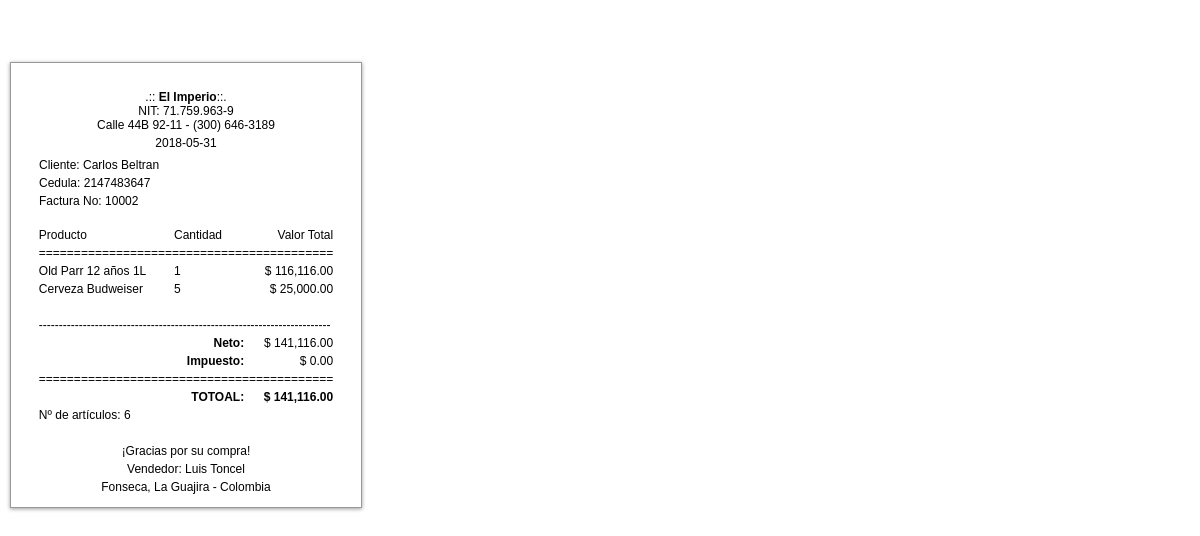
Page /extensiones/ticket/exTicket.php?codigo=10002 on the committed database.
### tables this page shows
CREATE TABLE `ventas` (
  `id` int(11) NOT NULL,
  `codigo` int(11) NOT NULL,
  `id_cliente` int(11) NOT NULL,
  `id_vendedor` int(11) NOT NULL,
  `productos` text NOT NULL,
  `barcode` int(11) NOT NULL,
  `impuesto` float NOT NULL,
  `neto` float NOT NULL,
  `total` float NOT NULL,
  `metodo_pago` text NOT NULL,
  `fecha` timestamp NOT NULL DEFAULT CURRENT_TIMESTAMP ON UPDATE CURRENT_TIMESTAMP
);

CREATE TABLE `clientes` (
  `id` int(11) NOT NULL,
  `nombre` text NOT NULL,
  `documento` int(11) NOT NULL,
  `email` text NOT NULL,
  `telefono` text NOT NULL,
  `direccion` text NOT NULL,
  `fecha_nacimiento` date NOT NULL,
  `compras` int(11) NOT NULL,
  `ultima_compra` datetime NOT NULL,
  `fecha` timestamp NOT NULL DEFAULT CURRENT_TIMESTAMP ON UPDATE CURRENT_TIMESTAMP
);

CREATE TABLE `productos` (
  `id` int(11) NOT NULL,
  `id_categoria` int(11) NOT NULL,
  `codigo` text NOT NULL,
  `descripcion` text NOT NULL,
  `imagen` text NOT NULL,
  `stock` int(11) NOT NULL,
  `barcode` text NOT NULL,
  `precio_compra` float NOT NULL,
  `precio_venta` float NOT NULL,
  `ventas` int(11) NOT NULL,
  `fecha` timestamp NOT NULL DEFAULT CURRENT_TIMESTAMP ON UPDATE CURRENT_TIMESTAMP
);

CREATE TABLE `usuarios` (
  `id` int(11) NOT NULL,
  `nombre` text NOT NULL,
  `usuario` text NOT NULL,
  `password` text NOT NULL,
  `perfil` text NOT NULL,
  `foto` text NOT NULL,
  `estado` int(11) NOT NULL,
  `ultimo_login` datetime NOT NULL,
  `fecha` timestamp NOT NULL DEFAULT CURRENT_TIMESTAMP ON UPDATE CURRENT_TIMESTAMP
);

### controladores/ventas.controlador.php (called while the page is built, shortened)
<?php
class ControladorVentas
{
    public static function ctrMostrarVentas($item, $valor)
    {
        $tabla = "ventas";
        $respuesta = ModeloVentas::mdlMostrarVentas($tabla, $item, $valor);
        return $respuesta;
    }
}

### modelos/conexion.php (called while the page is built)
<?php
class Conexion {
	static public function conectar() {
		$link = new PDO("mysql:host=localhost;dbname=pos_elimperio",
						"root",
						"");
		$link -> exec("set names utf8");
		return $link;
	}
}
?>

### modelos/ventas.modelo.php (called while the page is built, shortened)
<?php
require_once "conexion.php";
class ModeloVentas
{
    public static function mdlMostrarVentas($tabla, $item, $valor)
    {
        if ($item != null) {
            $stmt = Conexion::conectar()->prepare("SELECT * FROM $tabla WHERE $item = :$item ORDER BY id ASC");
            $stmt->bindParam(":" . $item, $valor, PDO::PARAM_STR);
            $stmt->execute();
            return $stmt->fetch();
        } else {
            $stmt = Conexion::conectar()->prepare("SELECT * FROM $tabla ORDER BY codigo DESC");
            $stmt->execute();
            return $stmt->fetchAll();
        }
    }
}

### controladores/clientes.controlador.php (called while the page is built, shortened)
<?php
class ControladorClientes
{
    public static function ctrMostrarClientes($item, $valor)
    {
        $tabla = "clientes";
        $respuesta = ModeloClientes::mdlMostrarClientes($tabla, $item, $valor);
        return $respuesta;
    }
}

### modelos/clientes.modelo.php (called while the page is built, shortened)
<?php
require_once "conexion.php";
class ModeloClientes
{
    public static function mdlMostrarClientes($tabla, $item, $valor)
    {
        if ($item != null) {
            $stmt = Conexion::conectar()->prepare("SELECT * FROM $tabla WHERE $item = :$item");
            $stmt->bindParam(":" . $item, $valor, PDO::PARAM_STR);
            $stmt->execute();
            return $stmt->fetch();
        } else {
            $stmt = Conexion::conectar()->prepare("SELECT * FROM $tabla");
            $stmt->execute();
            return $stmt->fetchAll();
        }
    }
}

### modelos/productos.modelo.php (called while the page is built, shortened)
<?php
require_once "conexion.php";
class ModeloProductos
{
    public static function mdlMostrarProductos($tabla, $item, $valor, $orden)
    {
        if ($item != null) {
            $stmt = Conexion::conectar()->prepare("SELECT * FROM $tabla WHERE $item = :$item ORDER BY id DESC");
            $stmt->bindParam(":" . $item, $valor, PDO::PARAM_STR);
            $stmt->execute();
            return $stmt->fetch();
        } else {
            $stmt = Conexion::conectar()->prepare("SELECT * FROM $tabla ORDER BY $orden DESC");
            $stmt->execute();
            return $stmt->fetchAll();
        }
    }
}

### controladores/productos.controlador.php (called while the page is built, shortened)
<?php
class ControladorProductos
{
    public static function ctrMostrarProductos($item, $valor, $orden)
    {
        $tabla = "productos";
        $respuesta = ModeloProductos::mdlMostrarProductos($tabla, $item, $valor, $orden);
        return $respuesta;
    }
}

### controladores/usuarios.controlador.php (called while the page is built, shortened)
<?php
class ControladorUsuarios
{
    public static function ctrMostrarUsuarios($item, $valor)
    {
        $tabla = "usuarios";
        $respuesta = ModeloUsuarios::MdlMostrarUsuarios($tabla, $item, $valor);
        return $respuesta;
    }
}

### modelos/usuarios.modelo.php (called while the page is built, shortened)
<?php
require_once "conexion.php";
class ModeloUsuarios
{
    public static function mdlMostrarUsuarios($tabla, $item, $valor)
    {
        if ($item != null) {
            $stmt = Conexion::conectar()->prepare("SELECT * FROM $tabla WHERE $item = :$item");
            $stmt->bindParam(":" . $item, $valor, PDO::PARAM_STR);
            $stmt->execute();
            return $stmt->fetch();
        } else {
            $stmt = Conexion::conectar()->prepare("SELECT * FROM $tabla");
            $stmt->execute();
            return $stmt->fetchAll();
        }
    }
}

### extensiones/ticket/exTicket.php (the view, shortened to what this page needs)
<?php
require_once "../../controladores/ventas.controlador.php";
require_once "../../modelos/ventas.modelo.php";
require_once "../../controladores/clientes.controlador.php";
require_once "../../modelos/clientes.modelo.php";
require_once "../../controladores/usuarios.controlador.php";
require_once "../../modelos/usuarios.modelo.php";
require_once "../../controladores/productos.controlador.php";
require_once "../../modelos/productos.modelo.php";
?>
<html>
<head>
<link href="css/ticket.css" rel="stylesheet" type="text/css">
<link href="css/font-awesome.css" rel="stylesheet" type="text/css">
</head>
<body onload="window.print();">
<?php
class imprimirTicket{
public $codigo;
public function traerImpresionTicket(){
$itemVenta = "codigo";
$valorVenta = $this->codigo;
$respuestaVenta = ControladorVentas::ctrMostrarVentas($itemVenta, $valorVenta);
$fecha = substr($respuestaVenta["fecha"],0,-8);
$productos = json_decode($respuestaVenta["productos"], true);
$neto = number_format($respuestaVenta["neto"],2);
$impuesto = number_format($respuestaVenta["impuesto"],2);
$total = number_format($respuestaVenta["total"],2);
$itemCliente = "id";
$valorCliente = $respuestaVenta["id_cliente"];
$respuestaCliente = ControladorClientes::ctrMostrarClientes($itemCliente, $valorCliente);
$nombreCliente = $respuestaCliente["nombre"];
$cedulaCliente = $respuestaCliente["documento"];
$itemVendedor = "id";
$valorVendedor = $respuestaVenta["id_vendedor"];
$respuestaVendedor = ControladorUsuarios::ctrMostrarUsuarios($itemVendedor, $valorVendedor);
$nombreVendedor = $respuestaVendedor["nombre"];
$empresa = "El Imperio";
$documento = "71.759.963-9";
$direccion = "Calle 44B 92-11";
$telefono = "(300) 646-3189";
?>
<div class="zona_impresion">
<br>
<table border="0" align="center" width="300px">
    <tr>
        <td align="center">
        .::<strong> <?php echo $empresa; ?></strong>::.<br>
        <?php echo "NIT: ".$documento; ?><br>
        <?php echo $direccion .' - '.$telefono; ?><br>
        </td>
    </tr>
    <tr>
        <td align="center"><?php echo $fecha; ?></td>
    </tr>
    <tr>
      <td align="center"></td>
    </tr>
    <tr>
        <td>Cliente: <?php echo $nombreCliente; ?></td>
    </tr>
    <tr>
        <td><?php echo "Cedula: ".$cedulaCliente; ?></td>
    </tr>
    <tr>
        <td>Factura No: <?php echo $valorVenta; ?></td>
    </tr>
</table>
<br>
<table border="0" align="center" width="300px">
    <tr>
        <td>Producto</td>
        <td>Cantidad</td>
        <td align="right">Valor Total</td>
    </tr>
    <tr>
      <td colspan="3">==========================================</td>
    </tr>
    <?php
    $cantidad=0;
    foreach ($productos as $key => $item) {
      $itemProducto = "descripcion";
      $valorProducto = $item["descripcion"];
      $orden = null;
      $respuestaProducto = ControladorProductos::ctrMostrarProductos($itemProducto, $valorProducto, $orden);
      $precioTotal = number_format($item["total"], 2);
      echo "<tr>";
      echo "<td>".$item["descripcion"]."</td>";
      echo "<td>".$item["cantidad"]."</td>";
      echo "<td align='right'>$ ".$precioTotal."</td>";
      echo "</tr>";
      $cantidad+=$item["cantidad"];
    }
    echo '
    <tr>
    <td>&nbsp;</td>
    <td>&nbsp;</td>
    <td>&nbsp;</td>
    </tr>
    <td colspan="3">-------------------------------------------------------------------------</td>';
    echo '<tr>
    <td>&nbsp;</td>
    <td align="right"><b>Neto:</b></td>
    <td align="right">$ '.$neto.'</td>
    </tr>
    <tr>
    <td>&nbsp;</td>
    <td align="right"><b>Impuesto:</b></td>
    <td align="right">$ '.$impuesto.'</td>
    </tr>
    <td colspan="3">==========================================</td>
    </tr>
    <tr>
    <td>&nbsp;</td>
    <td align="right"><b>TOTOAL:</b></td>
    <td align="right"><b>$ '.$total.'</b></td>
    </tr>
    <tr>
      <td colspan="3">Nº de artículos: '.$cantidad.'</td>
    </tr>
    <tr>
      <td colspan="3">&nbsp;</td>
    </tr>
    <tr>
      <td colspan="3" align="center">¡Gracias por su compra!</td>
    </tr>
    <tr>
      <td colspan="3" align="center">Vendedor: '.$nombreVendedor.'</td>
    </tr>
    <tr>
      <td colspan="3" align="center">Fonseca, La Guajira - Colombia</td>
    </tr>
</table>';
}
}
?>
<br>
<p>&nbsp;</p>
</body>
<?php
$ticket = new imprimirTicket();
$ticket -> codigo = $_GET["codigo"];
$ticket -> traerImpresionTicket();
?>
</html>

### extensiones/ticket/css/ticket.css (style rules this page uses)
body { margin: 10px; padding: 0; background-image: url(../img/fondo.png); background-repeat: repeat; padding-bottom: 1px; font-size: 11px; }
body, td, th { font-family: Arial, Helvetica, sans-serif; font-size:12px; }
.zona_impresion { width: 340px; padding:10px 5px 10px 5px; float:left; margin-left:00px; border-style: solid; border:1px solid #999; box-shadow: 0 1px 4px rgba(0, 0, 0, 0.4); }

### rows in the picture
ventas: fecha "2018-05-31", neto "141,116.00", impuesto "0.00", total "141,116.00"
clientes: nombre "Carlos Beltran", documento "2147483647"
productos: descripcion "Old Parr 12 años 1L", cantidad "1", precio_venta "116,116.00"
productos: descripcion "Cerveza Budweiser", stock "5", precioTotal "25,000.00"
usuarios: nombre "Luis Toncel"

### other values in the picture
$empresa "El Imperio"
$documento "71.759.963-9"
$direccion "Calle 44B 92-11"
$telefono "(300) 646-3189"
$valorVenta "10002"
$cantidad "6"
